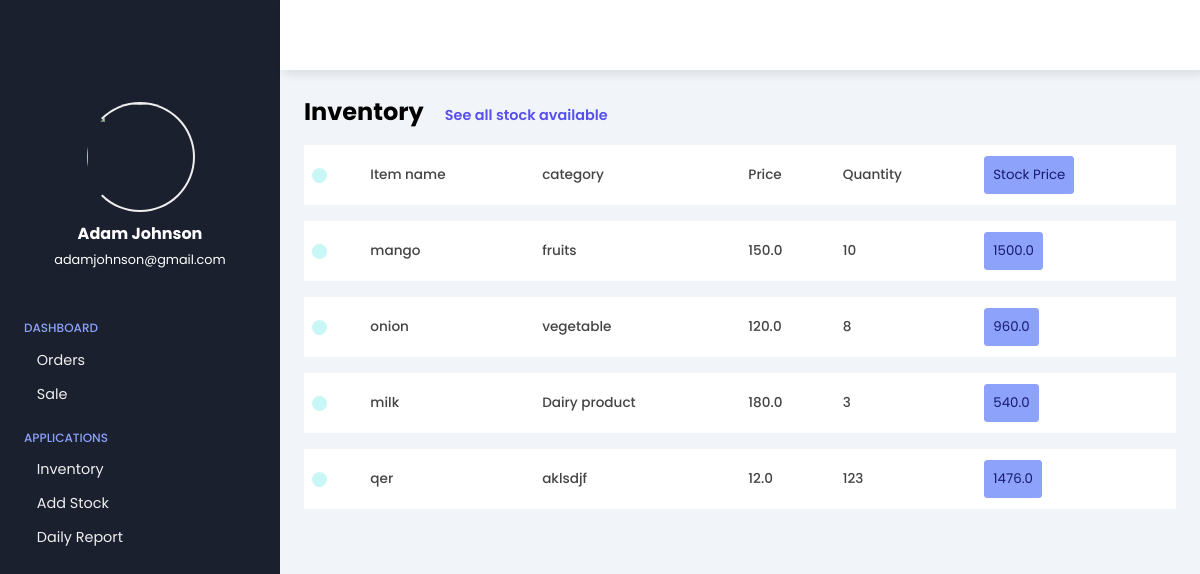
Page /inventory on the committed database.
### staff/models.py (models this page shows, shortened)
class Item(models.Model):
    name=models.TextField(max_length=255)
    category=models.ForeignKey(Category,on_delete=models.CASCADE)
    price=models.FloatField()
    quantity=models.IntegerField()
    url=models.URLField(default="https://cdn-icons-png.flaticon.com/512/263/263142.png")
    def __str__(self):
        return f"{self.name} : {self.category.name} :   {self.price}/-"

class Category(models.Model):
    name=models.TextField(max_length=255)

### staff/views.py (the view)
# urls.py: path("inventory", views.inventoryPage),
def inventoryPage(request):
    context = {
        'items' : [],
    }
    items = Item.objects.all()
    print(items)
    for item in items:
        temp = {
            'name' : item.name,
            'category' : item.category.name,
            'price' : item.price,
            'quantity' : item.quantity,
            'stock_price' : item.quantity*item.price,
        }
        context["items"].append(temp)
    print(context)
    return render(request,"inventory.html", context)

### staff/templates/inventory.html (shortened to what this page needs)
<!DOCTYPE html>
{% load static %}
<html lang="en">
<head>
    <link rel="stylesheet"
        href="https://maxst.icons8.com/vue-static/landings/line-aweso <link rel="stylesheet">
         <link rel="stylesheet" href="{% static 'staff\dashboard.css' %}">
</head>
<body>
    <div class="sidebar">
        <div class="sidebar-brand">
            <div class="brand-flex">
                <div class="brand-icons">
                </div>
            </div>
        </div>
        <div class="sidebar-main">
            <div class="sidebar-user">
                <img src="https://tse2.mm.bing.net/th/id/OIP.WRkx6UN9QADevte78WHFVAHaFe?w=231&h=180&c=7&r=0&o=5&pid=1.7
                " alt="">
                <div>
                    <h3>Adam Johnson</h3>
                    <span>adamjohnson@gmail.com</span>
                </div>
            </div>
            <div class="sidebar-menu">
                <div class="menu-head">
                    <span>Dashboard</span>
                </div>
                <ul>
                    <li>
                        <a href="orders">
                            Orders
                        </a>
                    </li>
                    <li>
                        <a href="sale">
                            Sale
                        </a>
                    </li>
                </ul>
                <div class="menu-head">
                    <span>Applications</span>
                </div>
                <ul>
                    <li>
                        <a href="inventory">
                            Inventory
                        </a>
                    <li>
                        <a href="addstock">
                            Add Stock
                        </a>
                    </li>
                    <li>
                        <a href="dailyreport">
                            Daily Report
                        </a>
                    </li>
                </ul>
            </div>
        </div>
    </div>
    <div class="main-content">
        <header>
            <div class="menu-toggle">
                <label for="sidebar-toggle">
                </label>
            </div>
            <div class="header-icons">
        </header>
        <main>
            <div class="jobs">
                <div>
                    <h2>Inventory
                    <small>See all stock available </small></h2>
                </div>
                <div clas="table-responsive">
                     <table width="100%">
                        <tbody>
                            <tr>
                                <td>
                                    <div>
                                        <span class="indicator"></span>
                                    </div>
                                </td>
                                <td>
                                    <div>
                                        Item name
                                </td>
                </div>
                <td>
                    <div>
                        category
                    </div>
                </td>
                <td>
                    <div>
                        Price
                    </div>
                </td>
                <td>
                    <div>
                        Quantity
                    </div>
                </td>
                <td>
                    <div>
                        <button>Stock Price</button>
                    </div>
                </td>
                {% for item in items%}
                <tr>
                    <td>
                        <div>
                            <span class="indicator "></span>
                        </div>
                    </td>
                    <td>
                        <div>
                            {{ item.name }}
                        </div>
                    </td>
                    <td>
                        <div>
                            {{ item.category }}
                        </div>
                    </td>
                    <td>
                        <div>
                            {{ item.price }}
                        </div>
                    </td>
                    <td>
                        <div>
                            {{ item.quantity }}
                        </div>
                    </td>
                    <td>
                        <div>
                            <button>{{ item.stock_price }}</button>
                        </div>
                    </td>
                </tr>
                {% endfor %}
            </div>
    </div>
</body>
</html>

### staff/static/staff/dashboard.css (style rules this page uses)
:root { --color-main: #1a202e;; }
* { font-family: 'Poppins', sans-serif; box-sizing: border-box; text-decoration: none; list-style-type: none; margin: 0; padding: 0; }
body { overflow-x: hidden; }
.sidebar { width: 280px; position: fixed; left: 0; top: 0; height: 100%; padding: 1rem 1.5rem; background: var(--color-main); color: #fff; z-index: 20; transition: left 300ms; }
.sidebar-brand { height: 70px; }
.brand-flex { display:flex; justify-content: space-between; align-items: center; }
.sidebar-user { margin: 1rem 0rem 1rem 0rem; text-align: center; }
.sidebar-user img { width: 110px; height: 110px; border-radius: 50%; border-left: 2px solid transparent; border-right: 2px solid #efefef; border-bottom: 2px solid #efefef; border-top: 2px solid #efefef; }
.sidebar-user h3 { font-size: 1rem; }
.sidebar-user span { font-size: .8rem; }
.sidebar-menu { margin-top: 3rem; }
.menu-head { text-transform: uppercase; color: #8da2fb; font-size: .75rem; font-weight: 500; margin-bottom: .8rem; }
.sidebar ul { margin-bottom: 1.5rem; }
.sidebar-menu li { margin-bottom: .8rem; }
.sidebar-menu li a { color: #efefef; font-size: .9rem; display: flex; align-items: center; }
header { height: 70px; display: flex; justify-content: space-between; align-items: center; padding: 1rem 1.5rem; position: fixed; left: 280px; width: calc(100% - 280px); top: 0; z-index: 20; background: #fff; box-shadow: 4px 4px 10px rgba(0,0,0,0.1); transition: left 300ms; }
.menu-toggle label { height: 60px; width: 60px; display: grid; place-items: center; font-size: 1.5rem; border-radius: 50%; }
.main-content { margin-left: 280px; transition: margin-left 300ms; }
main { padding: 1.5rem; background: #f1f5f9; min-height: calc(100vh - 70px); margin-top: 70px; }
.jobs h2 small { color: #5850ec; font-weight: 600; display: inline-block; margin-left: 1rem; font-size: .9rem; }
.jobs table { border-collapse: collapse; margin-top: 1rem; overflow-x: auto; }
span.indicator { background: #c9f7f5; height: 15px; width: 15px; border-radius: 50%; }
.jobs table td div { background: #fff; margin-bottom: 1rem; height: 60px; display: flex; align-items: center; padding: .5rem; font-size: .85rem; color: #444; font-weight: 500; }
table button { background: #8da2fb; color: midnightblue; border: 1px solid #8da2fb; padding: .5rem; border-radius: 3px; }

### rows in the picture
Item: name "mango", price "150.0"
Category: category "fruits"
Item: name "onion", price "120.0"
Category: category "vegetable"
Item: name "milk", price "180.0"
Category: category "Dairy product"
Item: name "qer", price "12.0"
Category: category "aklsdjf"

### other values in the picture
{{ item.quantity }} "10" "8" "3" "123"
{{ item.stock_price }} "1500.0" "960.0" "540.0" "1476.0"
